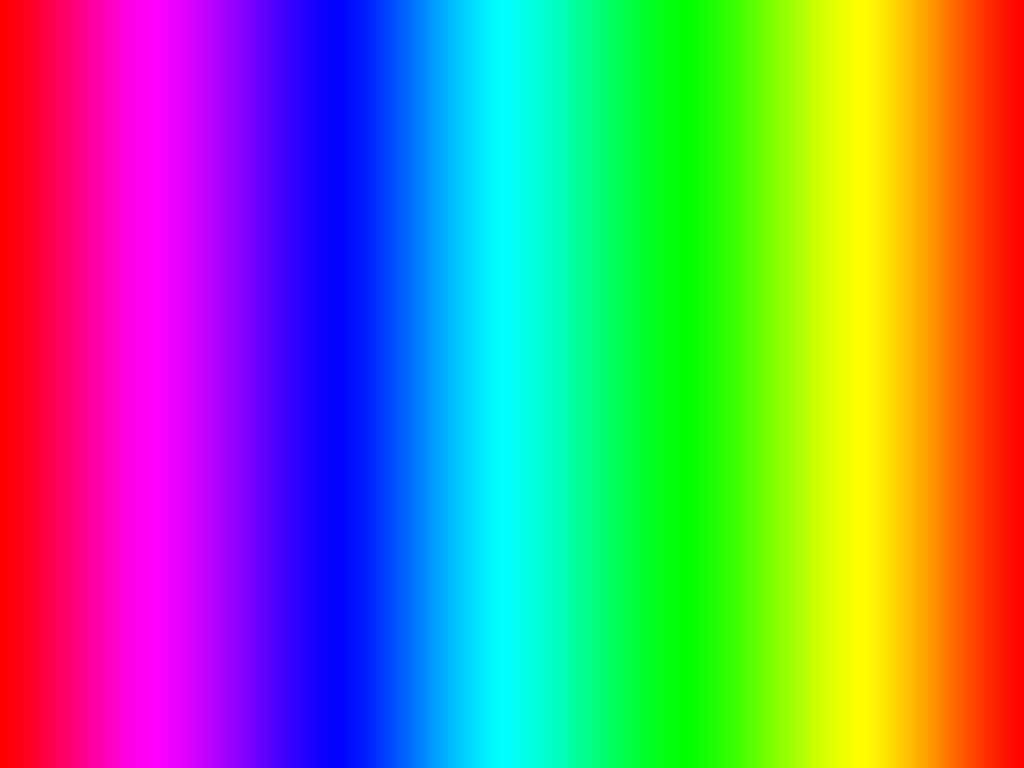
%> input picture Matlab/test/gradient_color.jpg, 2048 x 1536 px (shown at 1/2 size)
$ octave resizeImg.m   (GNU Octave 9; MATLAB toolbox functions it lacks are replaced by stand-ins)
%> lines starting %> are read from the running program, lines starting %| are printed output that depends on the picture
### Matlab/test/plotter.m


function []=plotter(figTitle, imgs)
    [row, col] = size(imgs);

    figure('NumberTitle', 'off', 'Name', figTitle);

    counter = 1;
    for i=1:row

       for j=1:col

          subplot(row,col,counter);

          if imgs(i, j).type=='img'
            imshow(imgs(i, j).data);
          elseif imgs(i, j).type=='his'
            imhist(imgs(i, j).data);
          end

          title(imgs(i, j).name)

          counter = counter + 1;
       end
    end

    pause(0.00001);
    frame_h = get(handle(gcf),'JavaFrame');
    set(frame_h,'Maximized',1);

end

### Matlab/test/resizeImg.m
fileName = 'gradient_color';
format = '.jpg';
I_original=imread(strcat(fileName,format));
%> I_original is the input picture: size 1536x2048x3 uint8; mean R, G, B 123.7, 130, 128.8

size(I_original)
%> ans = [1536 2048 3]
I_new = imresize(I_original, [1,255]);
size(I_new)
%> ans = [1 255 3]

I_original_visu = struct('name',size(I_original),'data',I_original,'type','img')
%> I_original_visu = {name [1536 2048 3]}
I_new_visu = struct('name',size(I_new),'data',I_new,'type','img')
%> I_new_visu = {name [1 255 3]}

plotter('New image', [I_original_visu;I_new_visu]);
%> after the loop in plotter, `for i=1:row`: counter = 3
%> after the loop in plotter, `for i=1:row`:
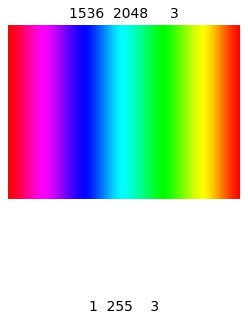
%> figure redrawn from the program's plot data, 2 panels
%> the run ends on the next line
